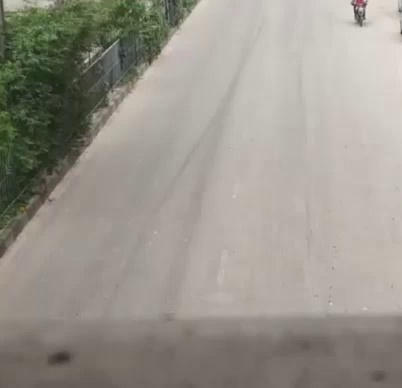
#> input picture videos/emptyRoad.jpg, 402 x 388 px, found by its file name
$ python normalisation.py
#> lines starting #> are read from the running program, lines starting #| are printed output that depends on the picture
import cv2
import matplotlib.pyplot as plt
pic1 = cv2.imread(r'C:\Users\Shamanth kumar HP\Desktop\WebD\FinalYearProject\shamanth\emptyRoad.jpg')
#> pic1 is the input picture: shape (388, 402, 3); mean B, G, R 139.4, 149.4, 153.2
img1 = cv2.normalize(pic1,None, alpha=0,beta=1000, norm_type=cv2.NORM_MINMAX)
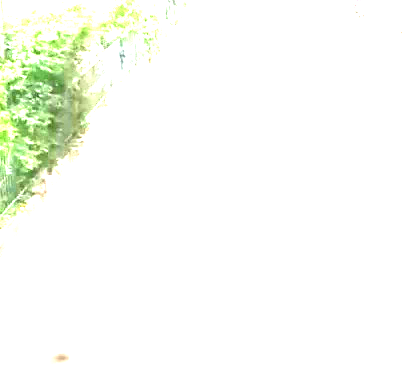
#> img1: shape (388, 402, 3); mean B, G, R 245.3, 252.3, 249.4

pic2 = cv2.imread(r'C:\Users\Shamanth kumar HP\Desktop\WebD\FinalYearProject\shamanth\emptyRoad5.jpg')
img2 = cv2.normalize(pic2,None, alpha=0,beta=1000, norm_type=cv2.NORM_MINMAX)

#> (the run stopped early here; a loop or call above may not have finished)
